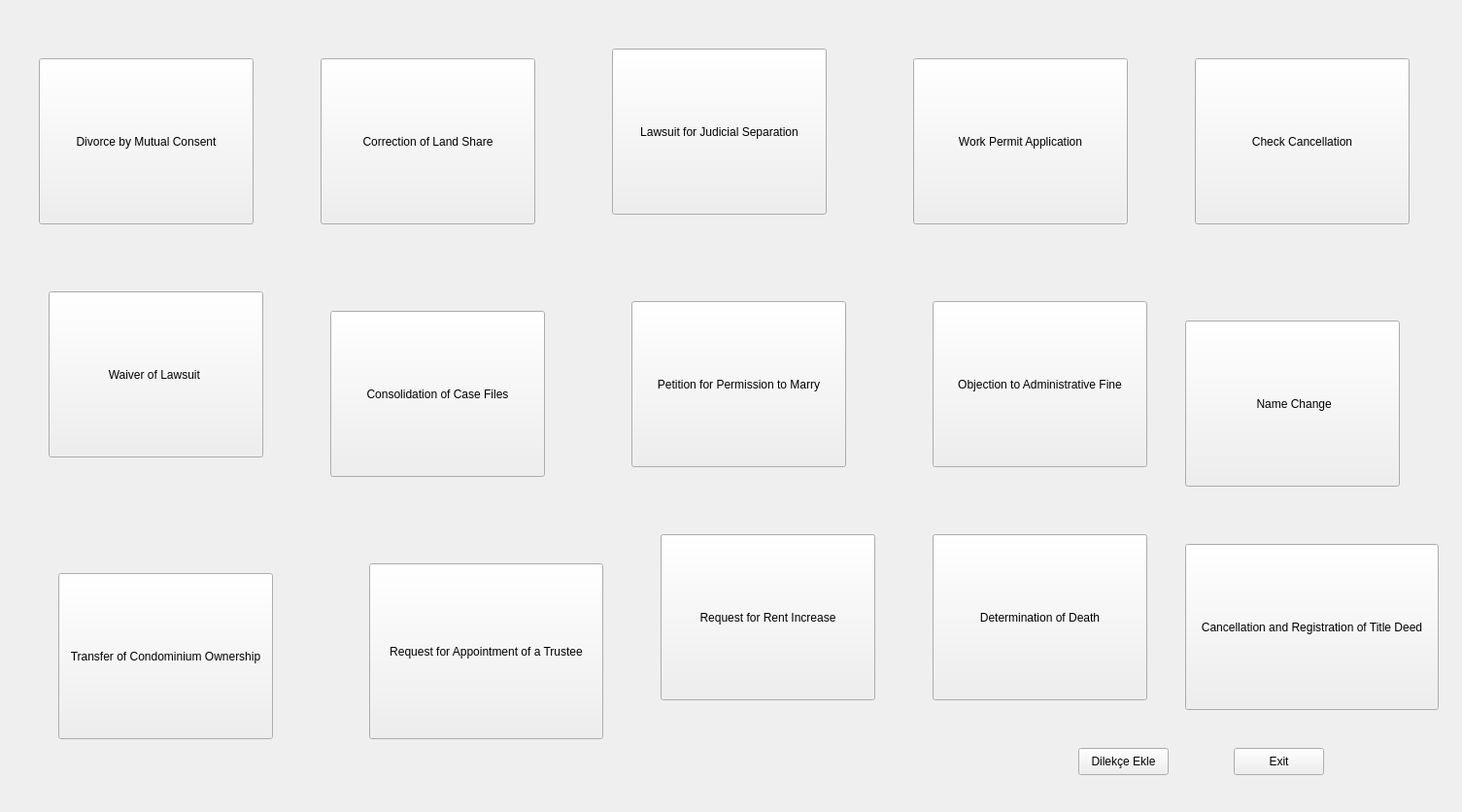
<?xml version="1.0" encoding="UTF-8"?>
<ui version="4.0">
 <class>FormPetitions</class>
 <widget class="QWidget" name="FormPetitions">
  <property name="geometry">
   <rect>
    <x>0</x>
    <y>0</y>
    <width>1505</width>
    <height>836</height>
   </rect>
  </property>
  <property name="windowTitle">
   <string>Form</string>
  </property>
  <widget class="QPushButton" name="pushButton">
   <property name="geometry">
    <rect>
     <x>40</x>
     <y>60</y>
     <width>221</width>
     <height>171</height>
    </rect>
   </property>
   <property name="text">
    <string>Divorce by Mutual Consent</string>
   </property>
  </widget>
  <widget class="QPushButton" name="pushButton_2">
   <property name="geometry">
    <rect>
     <x>330</x>
     <y>60</y>
     <width>221</width>
     <height>171</height>
    </rect>
   </property>
   <property name="text">
    <string>Correction of Land Share</string>
   </property>
  </widget>
  <widget class="QPushButton" name="pushButton_3">
   <property name="geometry">
    <rect>
     <x>630</x>
     <y>50</y>
     <width>221</width>
     <height>171</height>
    </rect>
   </property>
   <property name="text">
    <string>Lawsuit for Judicial Separation</string>
   </property>
  </widget>
  <widget class="QPushButton" name="pushButton_4">
   <property name="geometry">
    <rect>
     <x>940</x>
     <y>60</y>
     <width>221</width>
     <height>171</height>
    </rect>
   </property>
   <property name="text">
    <string>Work Permit Application</string>
   </property>
  </widget>
  <widget class="QPushButton" name="pushButton_5">
   <property name="geometry">
    <rect>
     <x>1230</x>
     <y>60</y>
     <width>221</width>
     <height>171</height>
    </rect>
   </property>
   <property name="text">
    <string>Check Cancellation</string>
   </property>
  </widget>
  <widget class="QPushButton" name="pushButton_6">
   <property name="geometry">
    <rect>
     <x>50</x>
     <y>300</y>
     <width>221</width>
     <height>171</height>
    </rect>
   </property>
   <property name="text">
    <string>Waiver of Lawsuit </string>
   </property>
  </widget>
  <widget class="QPushButton" name="pushButton_7">
   <property name="geometry">
    <rect>
     <x>340</x>
     <y>320</y>
     <width>221</width>
     <height>171</height>
    </rect>
   </property>
   <property name="text">
    <string>Consolidation of Case Files</string>
   </property>
  </widget>
  <widget class="QPushButton" name="pushButton_8">
   <property name="geometry">
    <rect>
     <x>650</x>
     <y>310</y>
     <width>221</width>
     <height>171</height>
    </rect>
   </property>
   <property name="text">
    <string>Petition for Permission to Marry</string>
   </property>
  </widget>
  <widget class="QPushButton" name="pushButton_9">
   <property name="geometry">
    <rect>
     <x>1220</x>
     <y>330</y>
     <width>221</width>
     <height>171</height>
    </rect>
   </property>
   <property name="text">
    <string> Name Change</string>
   </property>
  </widget>
  <widget class="QPushButton" name="pushButton_10">
   <property name="geometry">
    <rect>
     <x>60</x>
     <y>590</y>
     <width>221</width>
     <height>171</height>
    </rect>
   </property>
   <property name="text">
    <string>Transfer of Condominium Ownership</string>
   </property>
  </widget>
  <widget class="QPushButton" name="pushButton_11">
   <property name="geometry">
    <rect>
     <x>380</x>
     <y>580</y>
     <width>241</width>
     <height>181</height>
    </rect>
   </property>
   <property name="text">
    <string>Request for Appointment of a Trustee</string>
   </property>
  </widget>
  <widget class="QPushButton" name="pushButton_12">
   <property name="geometry">
    <rect>
     <x>960</x>
     <y>310</y>
     <width>221</width>
     <height>171</height>
    </rect>
   </property>
   <property name="text">
    <string>Objection to Administrative Fine</string>
   </property>
  </widget>
  <widget class="QPushButton" name="pushButton_13">
   <property name="geometry">
    <rect>
     <x>680</x>
     <y>550</y>
     <width>221</width>
     <height>171</height>
    </rect>
   </property>
   <property name="text">
    <string>Request for Rent Increase</string>
   </property>
  </widget>
  <widget class="QPushButton" name="pushButton_14">
   <property name="geometry">
    <rect>
     <x>960</x>
     <y>550</y>
     <width>221</width>
     <height>171</height>
    </rect>
   </property>
   <property name="text">
    <string>Determination of Death</string>
   </property>
  </widget>
  <widget class="QPushButton" name="pushButton_15">
   <property name="geometry">
    <rect>
     <x>1220</x>
     <y>560</y>
     <width>261</width>
     <height>171</height>
    </rect>
   </property>
   <property name="text">
    <string>Cancellation and Registration of Title Deed</string>
   </property>
  </widget>
  <widget class="QPushButton" name="btnExit">
   <property name="geometry">
    <rect>
     <x>1270</x>
     <y>770</y>
     <width>93</width>
     <height>28</height>
    </rect>
   </property>
   <property name="text">
    <string>Exit</string>
   </property>
  </widget>
  <widget class="QPushButton" name="btnAddPetition">
   <property name="geometry">
    <rect>
     <x>1110</x>
     <y>770</y>
     <width>93</width>
     <height>28</height>
    </rect>
   </property>
   <property name="text">
    <string>Dilekçe Ekle</string>
   </property>
  </widget>
 </widget>
 <resources/>
 <connections/>
</ui>
